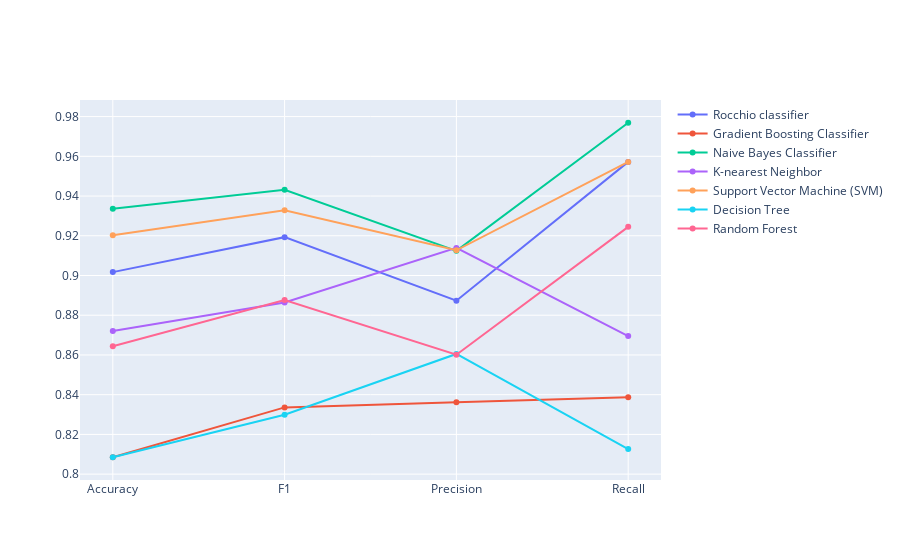

Here is the notebook cell this chart was saved with:
### Code cell
iplot( { "data": [ go.Scatter(x=colunas[1:], y=medias_cv.iloc[i,:], name=medias_cv.index[i] ) for i in range( len( medias_cv ) ) ] } )

### Figure 1 — Plotly figure (JSON) as saved in the notebook; plotly's stock layout.template omitted (floating-point values rounded to 4 significant figures)
{"data": [{"name": "Rocchio classifier", "type": "scatter", "x": ["Accuracy", "F1", "Precision", "Recall"], "y": [0.9017, 0.9193, 0.8873, 0.9572]}, {"name": "Gradient Boosting Classifier", "type": "scatter", "x": ["Accuracy", "F1", "Precision", "Recall"], "y": [0.8085, 0.8336, 0.8362, 0.8387]}, {"name": "Naive Bayes Classifier", "type": "scatter", "x": ["Accuracy", "F1", "Precision", "Recall"], "y": [0.9336, 0.9432, 0.9124, 0.9769]}, {"name": "K-nearest Neighbor", "type": "scatter", "x": ["Accuracy", "F1", "Precision", "Recall"], "y": [0.8721, 0.8864, 0.9139, 0.8695]}, {"name": "Support Vector Machine (SVM)", "type": "scatter", "x": ["Accuracy", "F1", "Precision", "Recall"], "y": [0.9203, 0.9328, 0.9127, 0.9572]}, {"name": "Decision Tree", "type": "scatter", "x": ["Accuracy", "F1", "Precision", "Recall"], "y": [0.8085, 0.8299, 0.8605, 0.8126]}, {"name": "Random Forest", "type": "scatter", "x": ["Accuracy", "F1", "Precision", "Recall"], "y": [0.8644, 0.8877, 0.8601, 0.9245]}], "layout": {"autosize": true, "xaxis": {"autorange": true, "range": [-0.1905, 3.19], "type": "category"}, "yaxis": {"autorange": true, "range": [0.7962, 0.9892], "type": "linear"}}}
